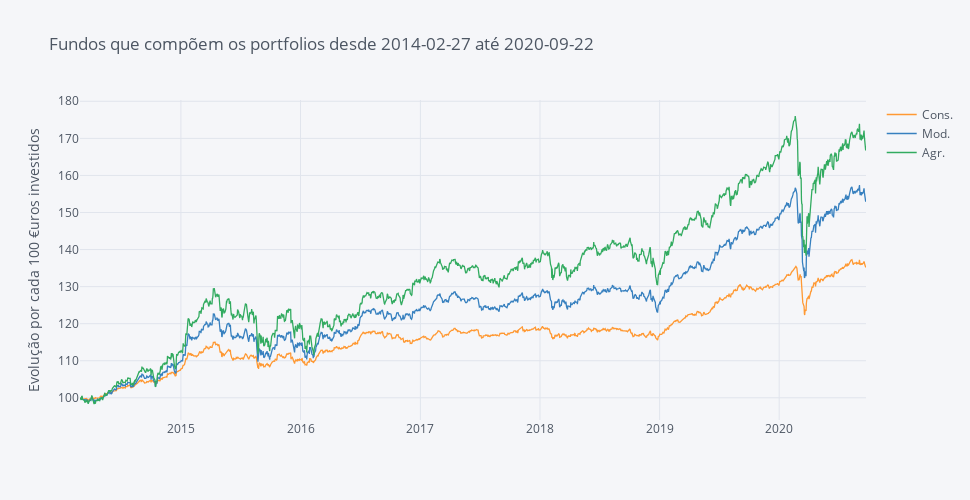

Notebook code for this chart:
### Markdown cell above
### Portfolios:

- Portfolio Conservador:
    - 70% Vanguard Global Bond - [Homepage](https://global.vanguard.com/portal/site/kiids/pt/pt/documents) // [Kiid](https://global.vanguard.com/portal/site/loadPDF?country=pt&docId=10417)
    - 20% IWDA (MSCI World) - [Homepage](https://www.ishares.com/nl/particuliere-belegger/nl/producten/251882/ishares-msci-world-ucits-etf-acc-fund) (tem de se traduzir para inglês usando a funcionalidade "translate to english" do chrome)
    - 10% Physical Gold) - [Homepage](https://etc.dws.com/GBR/ENG/ETC/Productdetails/DE000A1E0HR8)
    
    
- Portfolio Moderado:
    - 40% Vanguard Global Bond - [Homepage](https://global.vanguard.com/portal/site/kiids/pt/pt/documents) // [Kiid](https://global.vanguard.com/portal/site/loadPDF?country=pt&docId=10417)
    - 40% IWDA (MSCI World) - [Homepage](https://www.ishares.com/nl/particuliere-belegger/nl/producten/251882/ishares-msci-world-ucits-etf-acc-fund) (tem de se traduzir para inglês usando a funcionalidade "translate to english" do chrome)
    - 20% Physical Gold) - [Homepage](https://etc.dws.com/GBR/ENG/ETC/Productdetails/DE000A1E0HR8)
    
    
- Portfolio Agressivo:
    - 20% Vanguard Global Bond - [Homepage](https://global.vanguard.com/portal/site/kiids/pt/pt/documents) // [Kiid](https://global.vanguard.com/portal/site/loadPDF?country=pt&docId=10417)
    - 60% IWDA (MSCI World) - [Homepage](https://www.ishares.com/nl/particuliere-belegger/nl/producten/251882/ishares-msci-world-ucits-etf-acc-fund) (tem de se traduzir para inglês usando a funcionalidade "translate to english" do chrome)
    - 20% Physical Gold) - [Homepage](https://etc.dws.com/GBR/ENG/ETC/Productdetails/DE000A1E0HR8)

### Code cell
portfolios.iplot(dimensions=pl.dimensions, title='Fundos que compõem os portfolios desde ' +  Begin + ' até ' + End,
             yTitle='Evolução por cada 100 €uros investidos')

### Figure 1 — Plotly figure (JSON) as saved in the notebook; plotly's stock layout.template omitted (floating-point values rounded to 4 significant figures; data arrays with more than 128 entries replaced by an {"elided": "..."} marker saying what was removed)
{"data": [{"line": {"color": "rgba(255, 153, 51, 1.0)", "dash": "solid", "shape": "linear", "width": 1.3}, "mode": "lines", "name": "Cons.", "text": "", "type": "scatter", "x": {"elided": "1718 str values"}, "y": {"elided": "1718 float values"}}, {"line": {"color": "rgba(55, 128, 191, 1.0)", "dash": "solid", "shape": "linear", "width": 1.3}, "mode": "lines", "name": "Mod.", "text": "", "type": "scatter", "x": {"elided": "1718 str values"}, "y": {"elided": "1718 float values"}}, {"line": {"color": "rgba(50, 171, 96, 1.0)", "dash": "solid", "shape": "linear", "width": 1.3}, "mode": "lines", "name": "Agr.", "text": "", "type": "scatter", "x": {"elided": "1718 str values"}, "y": {"elided": "1718 float values"}}], "layout": {"height": 500, "legend": {"bgcolor": "#F5F6F9", "font": {"color": "#4D5663"}}, "paper_bgcolor": "#F5F6F9", "plot_bgcolor": "#F5F6F9", "title": {"font": {"color": "#4D5663"}, "text": "Fundos que compõem os portfolios desde 2014-02-27 até 2020-09-22"}, "width": 970, "xaxis": {"autorange": true, "gridcolor": "#E1E5ED", "range": ["2014-02-27", "2020-09-22"], "showgrid": true, "tickfont": {"color": "#4D5663"}, "title": {"font": {"color": "#4D5663"}, "text": ""}, "type": "date", "zerolinecolor": "#E1E5ED"}, "yaxis": {"autorange": true, "gridcolor": "#E1E5ED", "range": [94.01, 180.3], "showgrid": true, "tickfont": {"color": "#4D5663"}, "title": {"font": {"color": "#4D5663"}, "text": "Evolução por cada 100 €uros investidos"}, "type": "linear", "zerolinecolor": "#E1E5ED"}}}
